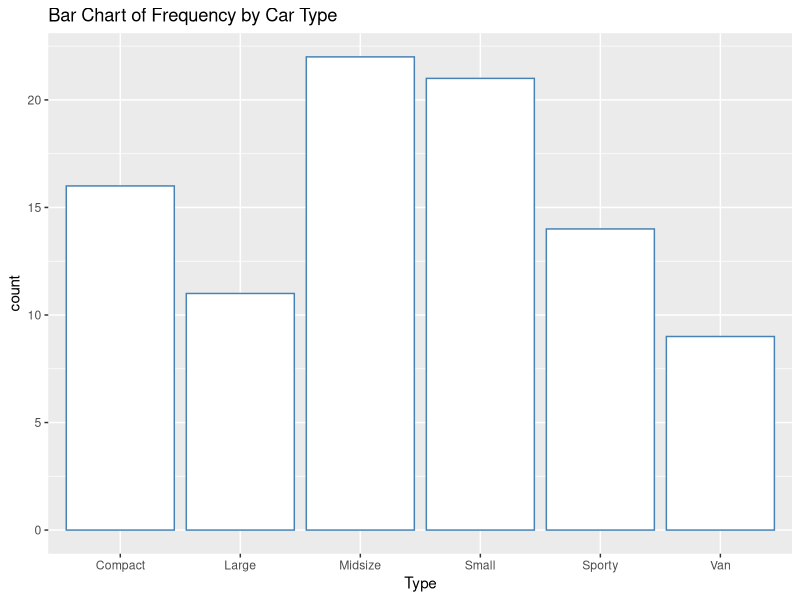

Generate this figure with R:
# ggplot2 라이브러리와 MASS 임포트
library(ggplot2)
library(MASS)
# Cars93 데이터를 가져온다.
data("Cars93")
cars93 <- Cars93
# Cars93$Type을 플롯팅하게 지정한다.
g <- ggplot(cars93, aes(x = Type))
# Bar 그래프의 색깔을 지정한다.
b <- geom_bar(fill='white', color='steelblue')
# 그래프의 타이틀을 지정한다. 
t <- ggtitle("Bar Chart of Frequency by Car Type")
# 해당 설정을 모두 합쳐서 실행한다.
g + b + t

